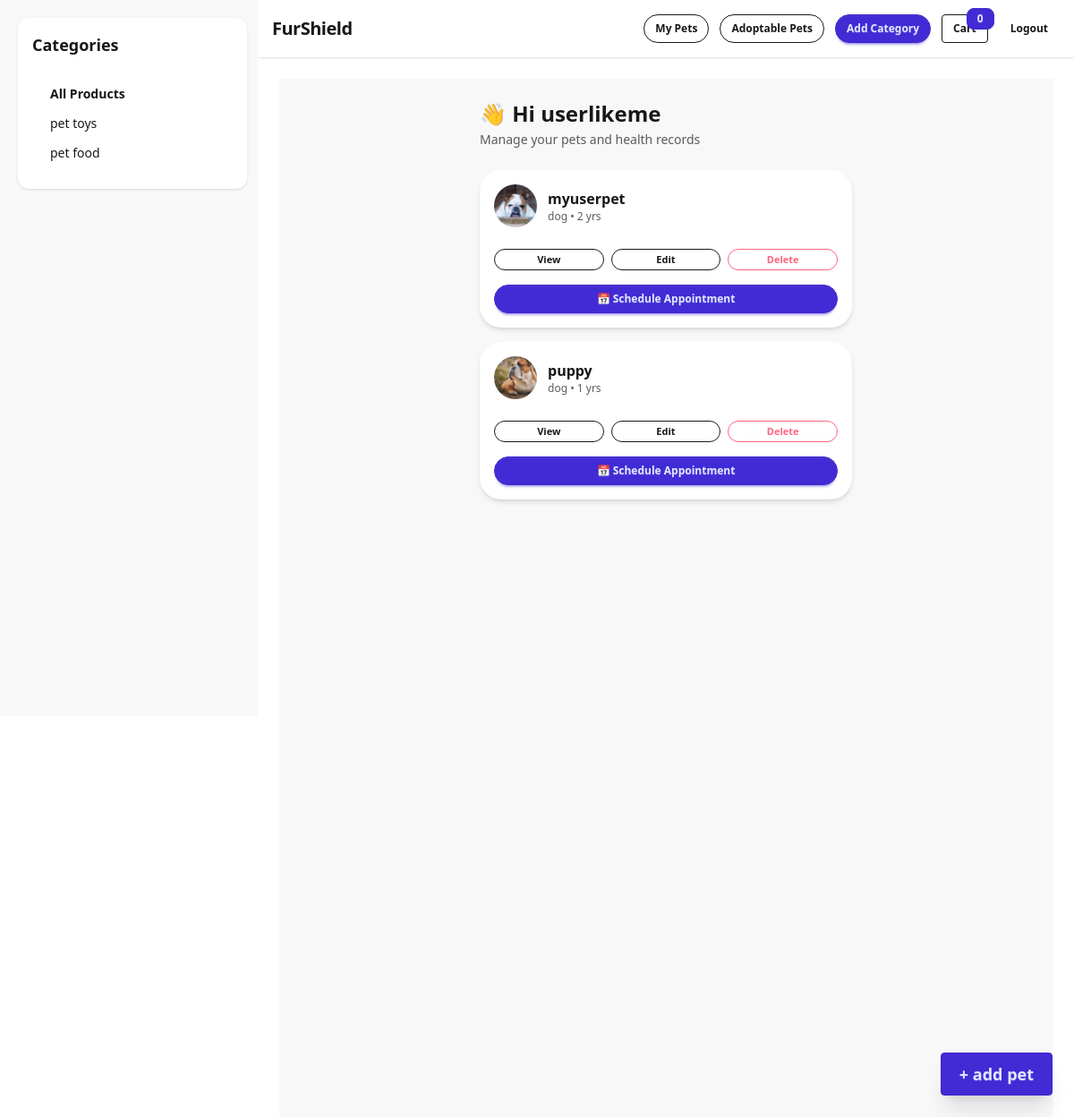
Page /owner_dashboard/ (signed in) on the committed database.
### myapp/models.py (models this page shows, shortened)
class Pet(models.Model):
    owner = models.ForeignKey(
        User,
        on_delete=models.CASCADE,
        related_name='pets',
        null=True,
        blank=True
    )
    shelter = models.ForeignKey(
        User,
        on_delete=models.CASCADE,
        related_name='shelter_pets',
        null=True,
        blank=True
    )
    is_adoptable = models.BooleanField(default=False)
    image = models.ImageField(upload_to='pets/', blank=True, null=True)
    pet_name = models.CharField(max_length=100)
    pet_type = models.CharField(max_length=50)
    age = models.PositiveIntegerField(null=True, blank=True)
    breed = models.CharField(max_length=100, blank=True)
    gender = models.CharField(max_length=20)
    special_needs = models.BooleanField(default=False)

class Category(models.Model):
    name = models.CharField(max_length=100)
    image = models.ImageField(upload_to='category_images/')

### myapp/views.py (the view)
# urls.py: path('owner_dashboard/', views.owner_dashboard, name='owner_dashboard'),
@login_required
def owner_dashboard(request):
    profile = request.user.profile
    if profile.role != 'owner' or not profile.is_active_owner:
        return HttpResponseForbidden(
            "You must complete a purchase or adoption first."
        )
    pets = Pet.objects.filter(owner=request.user)
    return render(request, 'pet_owner/owner_dashboard.html', {
        'pets': pets
    })

### myapp/context_processors.py (called while the page is built)
def categories_processor(request):
    from .models import Category
    return {
        'categories': Category.objects.all()
    }

### myapp/templates/pet_owner/owner_dashboard.html (shortened to what this page needs)
{% extends 'base.html' %}
{% block content %}
<div class="min-h-screen bg-base-200 flex justify-center">
    <div class="w-full max-w-md px-4 py-6">
        <div class="mb-6">
            <h1 class="text-2xl font-bold leading-tight">
                👋 Hi {{ user.username }}
            </h1>
            <p class="text-sm opacity-70 mt-1">
                Manage your pets and health records
            </p>
        </div>
        <div class="space-y-4">
            {% for pet in pets %}
            <div class="card bg-base-100 shadow-md rounded-3xl overflow-hidden">
                <div class="card-body p-4 space-y-4">
                    <div class="flex items-center gap-3">
                        {% if pet.image %}
                            <img src="{{ pet.image.url }}"
                                 class="w-12 h-12 rounded-full object-cover shrink-0">
                        {% else %}
                            <div class="w-12 h-12 rounded-full bg-primary text-primary-content flex items-center justify-center text-xl shrink-0">
                                🐾
                            </div>
                        {% endif %}
                        <div class="min-w-0">
                            <h2 class="font-semibold text-base truncate">
                                {{ pet.pet_name }}
                            </h2>
                            <p class="text-xs opacity-70 truncate">
                                {{ pet.pet_type }} • {{ pet.age }} yrs
                            </p>
                        </div>
                    </div>
                    <div class="grid grid-cols-3 gap-2">
                        <a href="{% url 'view_pet' pet.id %}"
                           class="btn btn-outline btn-xs rounded-full">
                            View
                        </a>
                        <a href="{% url 'update_pet' pet.id %}"
                           class="btn btn-outline btn-xs rounded-full">
                            Edit
                        </a>
                        <a href="{% url 'delete_pet' pet.id %}"
                           class="btn btn-outline btn-error btn-xs rounded-full">
                            Delete
                        </a>
                        <a href="{% url 'schedule_appointment' pet.id %}"
                           class="btn btn-primary btn-sm rounded-full col-span-3 mt-2">
                            📅 Schedule Appointment
                        </a>
                    </div>
                </div>
            </div>
            {% endfor %}
        </div>
        <a href="{% url 'add_pet' %}"
           class="btn btn-primary btn-lg fixed bottom-6 right-6 shadow-xl">
            + add pet
        </a>
    </div>
</div>
{% endblock %}

### myapp/templates/partials/category_sidebar.html
<div class="w-full md:w-64 bg-base-100 rounded-xl shadow p-4">
  <h3 class="text-lg font-bold mb-4">Categories</h3>
  <ul class="menu bg-base-100 rounded-box">
    <li>
      <a href="{% url 'view_products' %}" class="font-semibold">
        All Products
      </a>
    </li>
    {% for category in categories %}
    <li>
      <a href="{% url 'category_products' category.id %}">
        {{ category.name }}
      </a>
    </li>
    {% empty %}
    <li class="opacity-70">No categories</li>
    {% endfor %}
  </ul>
</div>

### rows in the picture
Pet: image (picture), pet_name "myuserpet", pet_type "dog", age "2"
Pet: image (picture), pet_name "puppy", pet_type "dog", age "1"
Category: name "pet toys"
Category: name "pet food"

### other values in the picture
{{ request.session.cart|length|default:"0" }} "0"
{{ user.username }} "userlikeme"
